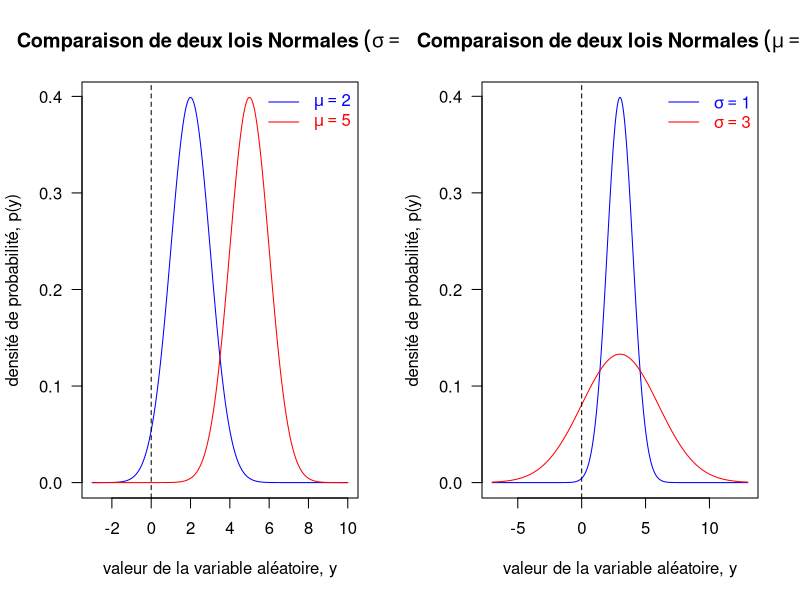
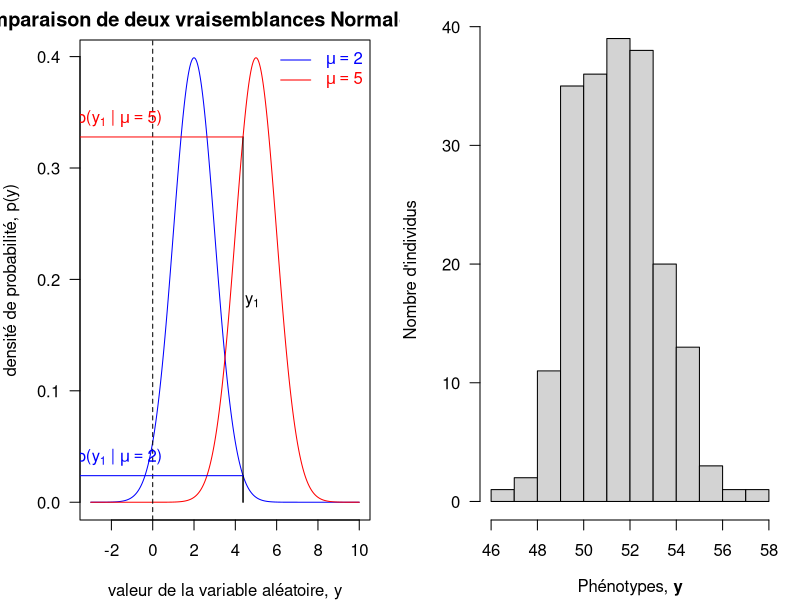
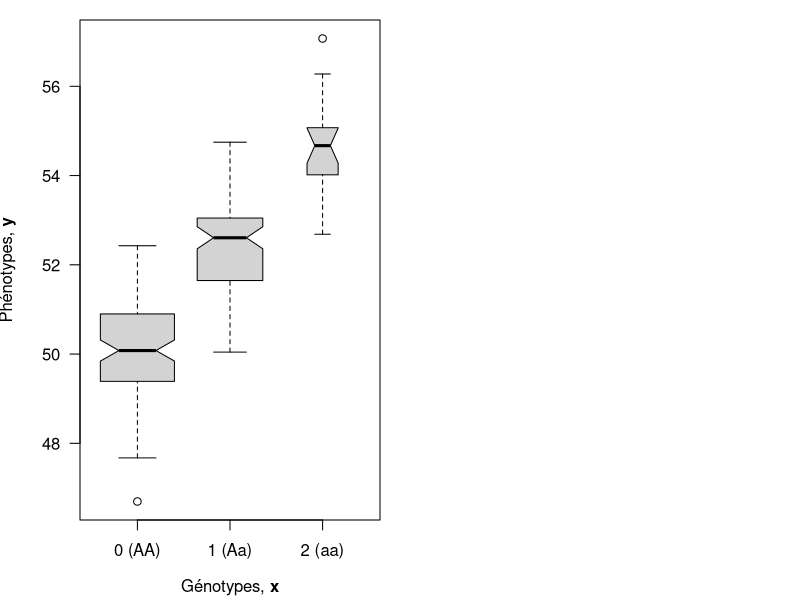
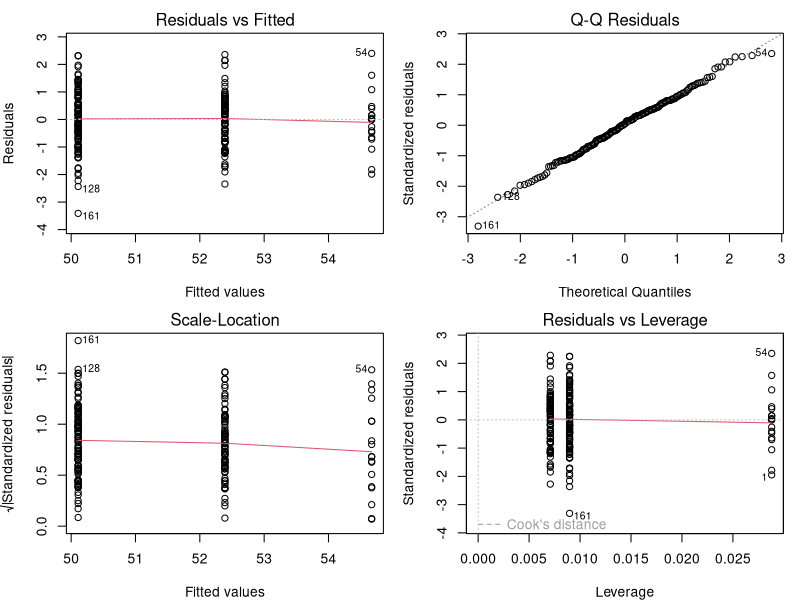
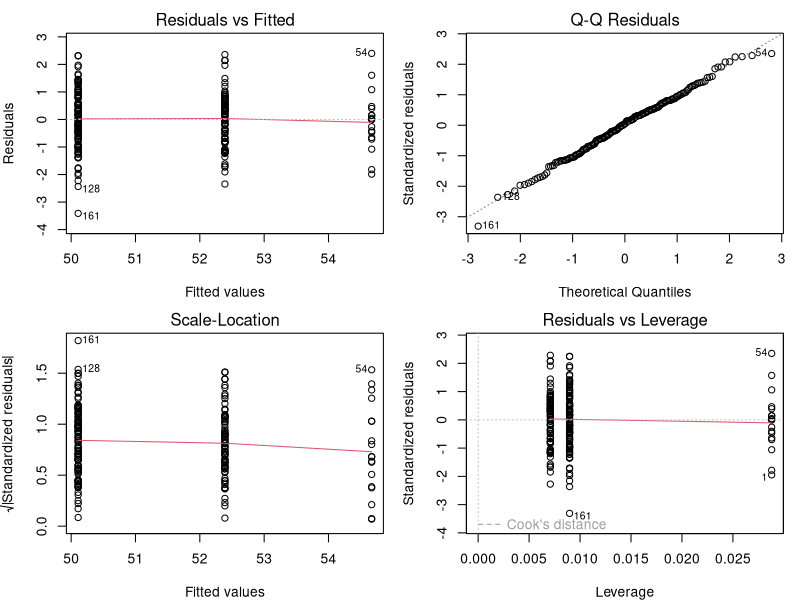
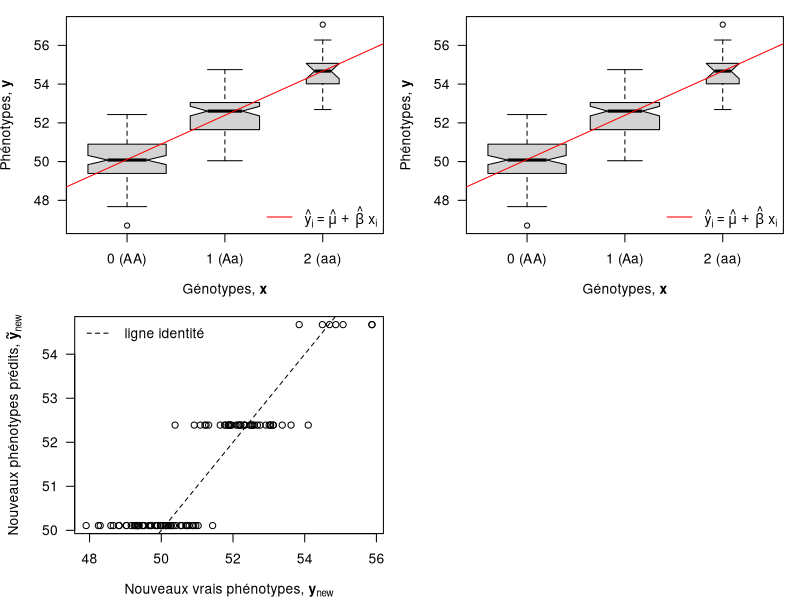

The R source for these figures, in order:
## ---- chunk 1
knitr::opts_chunk$set(echo = TRUE)
options(digits=3)
## ---- chunk 2
library(MASS)
library(stats4)
## ---- chunk 3
set.seed(1)
y <- rnorm(n = 3, mean = 5, sd = 1)
## ---- chunk 4
par(mfrow = c(1, 2))
x <- seq(from=-3, to=10, length.out=500)
plot(x=x, y=dnorm(x=x, mean=2, sd=1), type="l", col="blue", las=1,
     main=expression(bold(Comparaison~de~deux~lois~Normales~(sigma==1))),
     xlab="valeur de la variable aléatoire, y",
     ylab="densité de probabilité, p(y)")
points(x=x, y=dnorm(x=x, mean=5, sd=1), type="l", col="red")
abline(v=0, lty=2)
legend("topright", legend=c(expression(mu==2), expression(mu==5)),
       col=c("blue", "red"), text.col=c("blue", "red"), lty=1, bty="n")
x <- seq(from=-7, to=13, length.out=500)
plot(x=x, y=dnorm(x=x, mean=3, sd=1), type="l", col="blue", las=1,
     main=expression(bold(Comparaison~de~deux~lois~Normales~(mu==3))),
     xlab="valeur de la variable aléatoire, y",
     ylab="densité de probabilité, p(y)")
points(x=x, y=dnorm(x=x, mean=3, sd=3), type="l", col="red")
abline(v=0, lty=2)
legend("topright", legend=c(expression(sigma==1), expression(sigma==3)),
       col=c("blue", "red"), text.col=c("blue", "red"), lty=1, bty="n")
## ---- chunk 5
par(mar = c(4, 4, 2, 1.5))
x <- seq(from=-3, to=10, length.out=500)
plot(x=x, y=dnorm(x=x, mean=2, sd=1), type="l", col="blue", las=1,
     main=expression(bold(Comparaison~de~deux~vraisemblances~Normales~(sigma==1))),
     xlab="valeur de la variable aléatoire, y",
     ylab="densité de probabilité, p(y)")
points(x=x, y=dnorm(x=x, mean=5, sd=1), type="l", col="red")
abline(v=0, lty=2)
legend("topright", legend=c(expression(mu==2), expression(mu==5)),
       col=c("blue", "red"), text.col=c("blue", "red"), lty=1, bty="n")
segments(x0=y[1], y0=0, x1=y[1], y1=dnorm(x=y[1], mean=2, sd=1))
segments(x0=y[1], y0=0, x1=y[1], y1=dnorm(x=y[1], mean=5, sd=1))
segments(x0=y[1], y0=dnorm(x=y[1], mean=2, sd=1),
         x1=-5, y1=dnorm(x=y[1], mean=2, sd=1), col="blue")
segments(x0=y[1], y0=dnorm(x=y[1], mean=5, sd=1),
         x1=-5, y1=dnorm(x=y[1], mean=5, sd=1), col="red")
text(x=1.1*y[1], y=0.18, labels=expression(y[1]))
text(x=-1.6, y=dnorm(x=y[1], mean=2, sd=1), col="blue", pos=3,
     labels=expression(paste("p(",y[1]," | ",mu==2,")")))
text(x=-1.6, y=dnorm(x=y[1], mean=5, sd=1), col="red", pos=3,
     labels=expression(paste("p(",y[1]," | ",mu==5,")")))
## ---- chunk 6
compute.log.likelihood <- function(parameters, data){
  mu <- parameters[1]
  sigma <- parameters[2]
  y <- data
  n <- length(y)
  log.lik <- - n * log(sigma) - (n/2) * log(2 * pi) - sum(((y - mu)^2) / (2 * sigma^2))
  return(log.lik)
}

compute.log.likelihood(c(5,1), y)
compute.log.likelihood(c(2,1), y)
## ---- chunk 7
sum(dnorm(x=y, mean=5, sd=1, log=TRUE))
sum(dnorm(x=y, mean=2, sd=1, log=TRUE))
## ---- chunk 8
set.seed(1866) # année de parution de l'article de Mendel fondant la génétique
## ---- chunk 9
n <- 200
## ---- chunk 10
mu <- 50
## ---- chunk 11
##' Genotype frequencies
##'
##' Calculate the genotype frequencies at a locus assuming the Hardy-Weinberg equilibrium
##' (https://en.wikipedia.org/wiki/Hardy%E2%80%93Weinberg_principle).
##' @param maf frequency of the minor allele, a
##' @return vector of genotype frequencies
##' @author Timothee Flutre
calcGenoFreq <- function(maf){
  stopifnot(is.numeric(maf), length(maf) == 1, maf >= 0, maf <= 0.5)
  geno.freq <- c((1 - maf)^2,
                2 * (1 - maf) * maf,
                maf^2)
  names(geno.freq) <- c("AA", "Aa", "aa")
  return(geno.freq)
}
f <- 0.3
genotypes <- sample(x=c(0,1,2), size=n, replace=TRUE, prob=calcGenoFreq(f))
## ---- chunk 12
head(genotypes)
table(genotypes)
sum(genotypes) / (2 * n) # estimate of the MAF
var(genotypes) # important for the estimate of beta
## ---- chunk 13
(beta <- rnorm(n=1, mean=2, sd=1))
## ---- chunk 14
sigma <- 1
errors <- rnorm(n=n, mean=0, sd=sigma)
## ---- chunk 15
phenotypes <- mu + beta * genotypes + errors
## ---- chunk 16
dat <- data.frame(x=genotypes, y=phenotypes)
head(dat)
## ---- chunk 17
par(mar = c(4, 4, 1, 1))
hist(phenotypes, las = 1, main = "",
     xlab = expression(paste("Phénotypes, ", bold(y))),
     ylab = "Nombre d'individus")
## ---- chunk 18
par(mar = c(4, 4, 1, 1))
boxplot(phenotypes ~ genotypes,
        xlab = expression(paste("Génotypes, ", bold(x))),
        ylab = expression(paste("Phénotypes, ", bold(y))),
        varwidth = TRUE, notch = TRUE, las = 1, xaxt = "n", at = 0:2)
axis(side = 1, at = 0:2, labels = c("0 (AA)", "1 (Aa)", "2 (aa)"))
## ---- chunk 19
fit <- lm(y ~ x, data=dat)
## ---- chunk 20
par(mfrow=c(2, 2), mar = c(4, 4, 2, 1))
plot(fit)
## ---- chunk 21
par(mfrow=c(2, 2), mar = c(4, 4, 2, 1))
plot(fit)
## ---- chunk 22
summary(fit)
## ---- chunk 23
par(mar = c(4, 4, 1, 1))
boxplot(phenotypes ~ genotypes,
        xlab=expression(paste("Génotypes, ", bold(x))),
        ylab=expression(paste("Phénotypes, ", bold(y))),
        varwidth=TRUE, notch=TRUE, las=1, xaxt="n", at=0:2)
axis(side=1, at=0:2, labels=c("0 (AA)", "1 (Aa)", "2 (aa)"))
abline(a=coefficients(fit)[1], b=coefficients(fit)[2], col="red")
legend("bottomright",
       legend=expression(hat(y)[i]==hat(mu)~+~hat(beta)~x[i]),
       col="red", lty=1, bty="n")
## ---- chunk 24
par(mar = c(4, 4, 1, 1))
boxplot(phenotypes ~ genotypes,
        xlab=expression(paste("Génotypes, ", bold(x))),
        ylab=expression(paste("Phénotypes, ", bold(y))),
        varwidth=TRUE, notch=TRUE, las=1, xaxt="n", at=0:2)
axis(side=1, at=0:2, labels=c("0 (AA)", "1 (Aa)", "2 (aa)"))
abline(a=coefficients(fit)[1], b=coefficients(fit)[2], col="red")
legend("bottomright",
       legend=expression(hat(y)[i]==hat(mu)~+~hat(beta)~x[i]),
       col="red", lty=1, bty="n")
## ---- chunk 25
negLogLik <- function(mu, beta, sigma){
  - sum(dnorm(x=dat$y, mean=mu + beta * dat$x, sd=sigma, log=TRUE))
}
## ---- chunk 26
fit2 <- mle(negLogLik, start=list(mu=mean(dat$y), beta=0, sigma=1),
            method="L-BFGS-B", nobs=nrow(dat),
            lower=c(-Inf,-Inf,10^(-6)),
            upper=c(+Inf,+Inf,+Inf))
## ---- chunk 27
summary(fit2)
## ---- chunk 28
summary(fit)$r.squared
## ---- chunk 29
(coefficients(fit)[2]^2 * var(dat$x)) /
  (coefficients(fit)[2]^2 * var(dat$x) + summary(fit)$sigma^2)
## ---- chunk 30
beta
## ---- chunk 31
(beta.hat <- coefficients(fit)[2])
## ---- chunk 32
(rmse.beta <- sqrt((beta.hat - beta)^2))
## ---- chunk 33
y <- phenotypes
y.hat <- (coefficients(fit)[1] + coefficients(fit)[2] * genotypes)
errors <- y - y.hat
(rmse.y <- sqrt(mean(errors^2)))
## ---- chunk 34
errors <- phenotypes - predict(fit)
(rmse.y <- sqrt(mean(errors^2)))
## ---- chunk 35
head(errors)
head(resid(fit))
(rmse.y <- sqrt(mean(resid(fit)^2)))
## ---- chunk 36
set.seed(1944) # année de découverte de l'ADN comme support des gènes
n.new <- 100
x.new <- sample(x=c(0,1,2), size=n.new, replace=TRUE, prob=calcGenoFreq(f))
y.new <- mu + beta * x.new + rnorm(n=n.new, mean=0, sd=sigma)
## ---- chunk 37
y.new.tilde <- (coefficients(fit)[1] + coefficients(fit)[2] * x.new)
## ---- chunk 38
errors.tilde <- y.new - y.new.tilde
(rmspe <- sqrt(mean(errors.tilde^2)))
## ---- chunk 39
par(mar = c(4, 4.5, 1, 1))
plot(x=y.new, y=y.new.tilde, las=1,
     xlab=expression(paste("Nouveaux vrais phénotypes, ", bold(y)[new])),
     ylab=expression(paste("Nouveaux phénotypes prédits, ", bold(tilde(y))[new])))
abline(a=0, b=1, lty=2)
legend("topleft", legend="ligne identité", lty=2, bty="n")
## ---- chunk 40
print(sessionInfo(), locale=FALSE)
